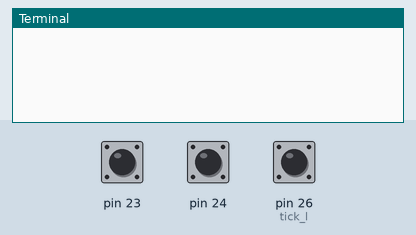
This program was run on a simulated Raspberry Pi (header pin numbers). Shown: the last lines printed to the terminal. The inputs (shaded band) are chosen by the test bench; at power-on: pin 23 HIGH, pin 24 HIGH, pin 26 (tick_l) HIGH. Sound played through the audio output is not drawn and takes no time; the clock reads 2024-03-15 10:24:30 at power-on unless the program sets it.

Above: at 1.2 s.
1.3 s: pin 23 pulled LOW for 3.2 s
At 5.0 s:
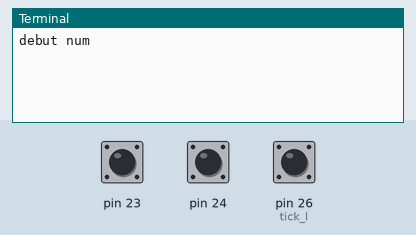
At 6.2 s:
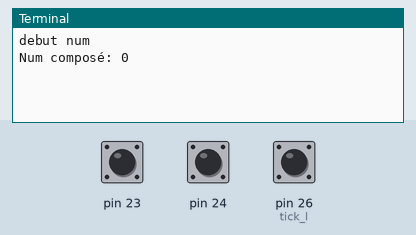

Measured:
- after the input at 1.3 s, the terminal: prints a new line after 3.3 s (image 1)

The program:

progAudio.py
```python
import RPi.GPIO as GPIO
import time
from time import sleep
import os
import subprocess

GPIO.setmode(GPIO.BOARD)
GPIO.setup(23, GPIO.IN, pull_up_down=GPIO.PUD_UP)
GPIO.setup(24, GPIO.IN, pull_up_down=GPIO.PUD_UP)
GPIO.setup(26, GPIO.IN, pull_up_down=GPIO.PUD_UP)

PROJECTDIR="/home/pi/rpi-messagerie-cadran"

TIMEMAXREC = 60

TIMESONNERIE = 60

def decrocher():
    return GPIO.input(23)==0
def raccrocher():
    return GPIO.input(23)!=0


def sonnerie():
    p = subprocess.Popen(["/usr/bin/aplay","sonnette.wav"], cwd=PROJECTDIR)

#Joue un fichier, appel bloquant mais s'arrête si on raccroche ou on commence à composer un numéro
def play_audio(filename):
    p = subprocess.Popen(["/usr/bin/aplay",filename], cwd=PROJECTDIR)
    while(decrocher() and p.poll() is None and GPIO.input(24)):
        sleep(0.1)
    if(p.poll() is None):
        p.terminate()
    return p


def play_intro():
    play_audio("intro.wav")

def play_menu():
    play_audio("menu.wav")

#Décale les fichiers son, le 1 est le dernier son enregistré
def roundfile():
    for i in reversed(range(1,9)):
        if(os.path.isfile(str(i)+".wav")):
            os.replace(str(i)+".wav",str(i+1)+".wav")
    os.replace("recA.wav","1.wav")


sonnerie()

while(True):
    lastsonnette = time.time()
    #Attente que l'on décroche mais sonnerie toute les TIMESONNERIE secondes
    while(raccrocher()):
        if(time.time()-lastsonnette>TIMESONNERIE):
            lastsonnette=time.time()
            sonnerie()
        sleep(0.1)
    sleep(1)
    play_intro()

	#Tant qu'on ne raccroche pas
    while(decrocher()):
        play_menu()
        num=0
        while(num==0 and decrocher()):
            while(GPIO.input(24) and decrocher()):
                sleep(0.1)
            print("debut num")
            timeTick=time.time()
            tick_l=GPIO.input(26)
            #On compte le nombre d'impulsions
            while(time.time()-timeTick < 0.5):
                tick = GPIO.input(26)
                if(tick!=tick_l):
                    tick_l=tick
                    timeTick=time.time()
                    sleep(0.01)
                    if(tick):
                        num=num+1
        print("Num composé: "+str(num))

		#10 impulsions correspond au numéro 0 donc à l'enregistrement
        if(num==10):
            play_audio("recins.wav")
            if(decrocher()):
            	#On enregistre
                p = subprocess.Popen(["/usr/bin/arecord","-fS16_LE", "-c2", "-r44100" ,"rec.wav"], cwd=PROJECTDIR)
                timestart=time.time()
                while decrocher() and time.time()-timestart<TIMEMAXREC:
                    sleep(0.1)
                p.terminate()
                if(time.time()-timestart>=TIMEMAXREC):
                    play_audio("finrec.wav")
                sleep(1)
            	#On amplifie
                p = subprocess.Popen(["/usr/bin/sox","rec.wav", "recA.wav", "gain", "-n"], cwd=PROJECTDIR)
                p.wait()
                roundfile()
        elif(num > 0):
            sfn=str(num)+".wav"
            if(os.path.isfile(sfn)):
                play_audio(sfn)
        sleep(2)

quit()
```
